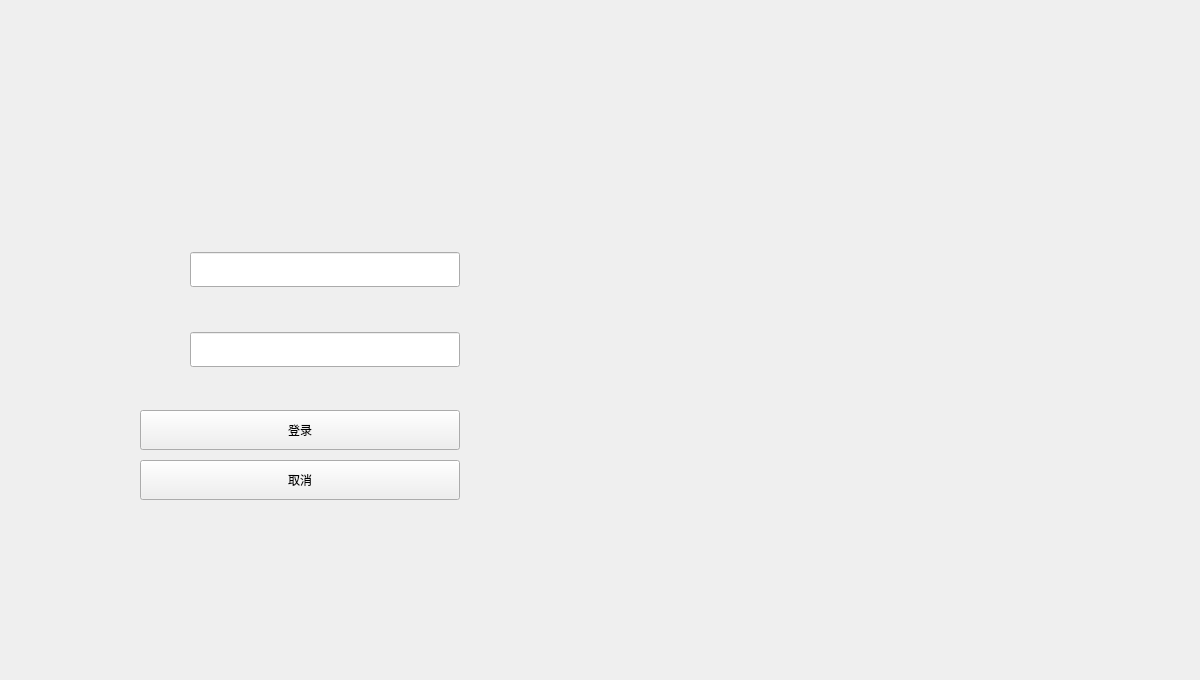
<?xml version="1.0" encoding="UTF-8"?>
<ui version="4.0">
 <class>frmMain</class>
 <widget class="QMainWindow" name="frmMain">
  <property name="geometry">
   <rect>
    <x>0</x>
    <y>0</y>
    <width>1200</width>
    <height>680</height>
   </rect>
  </property>
  <property name="sizePolicy">
   <sizepolicy hsizetype="Preferred" vsizetype="Preferred">
    <horstretch>0</horstretch>
    <verstretch>0</verstretch>
   </sizepolicy>
  </property>
  <property name="windowTitle">
   <string>系统登录</string>
  </property>
  <property name="styleSheet">
   <string notr="true"/>
  </property>
  <widget class="QWidget" name="centralwidget">
   <property name="styleSheet">
    <string notr="true"/>
   </property>
   <widget class="QWidget" name="loginWin" native="true">
    <property name="geometry">
     <rect>
      <x>100</x>
      <y>130</y>
      <width>400</width>
      <height>400</height>
     </rect>
    </property>
    <property name="styleSheet">
     <string notr="true"/>
    </property>
    <widget class="QToolButton" name="okButton">
     <property name="geometry">
      <rect>
       <x>40</x>
       <y>280</y>
       <width>320</width>
       <height>40</height>
      </rect>
     </property>
     <property name="text">
      <string>登录</string>
     </property>
    </widget>
    <widget class="QToolButton" name="cancelButton">
     <property name="geometry">
      <rect>
       <x>40</x>
       <y>330</y>
       <width>320</width>
       <height>40</height>
      </rect>
     </property>
     <property name="text">
      <string>取消</string>
     </property>
    </widget>
    <widget class="QWidget" name="widgetUser" native="true">
     <property name="geometry">
      <rect>
       <x>40</x>
       <y>120</y>
       <width>320</width>
       <height>40</height>
      </rect>
     </property>
     <widget class="QLineEdit" name="lineEditUser">
      <property name="geometry">
       <rect>
        <x>50</x>
        <y>2</y>
        <width>270</width>
        <height>35</height>
       </rect>
      </property>
     </widget>
    </widget>
    <widget class="QWidget" name="widgetPwd" native="true">
     <property name="geometry">
      <rect>
       <x>40</x>
       <y>200</y>
       <width>320</width>
       <height>40</height>
      </rect>
     </property>
     <widget class="QLineEdit" name="lineEditPwd">
      <property name="geometry">
       <rect>
        <x>50</x>
        <y>2</y>
        <width>270</width>
        <height>35</height>
       </rect>
      </property>
     </widget>
    </widget>
   </widget>
  </widget>
 </widget>
 <resources/>
 <connections/>
</ui>
